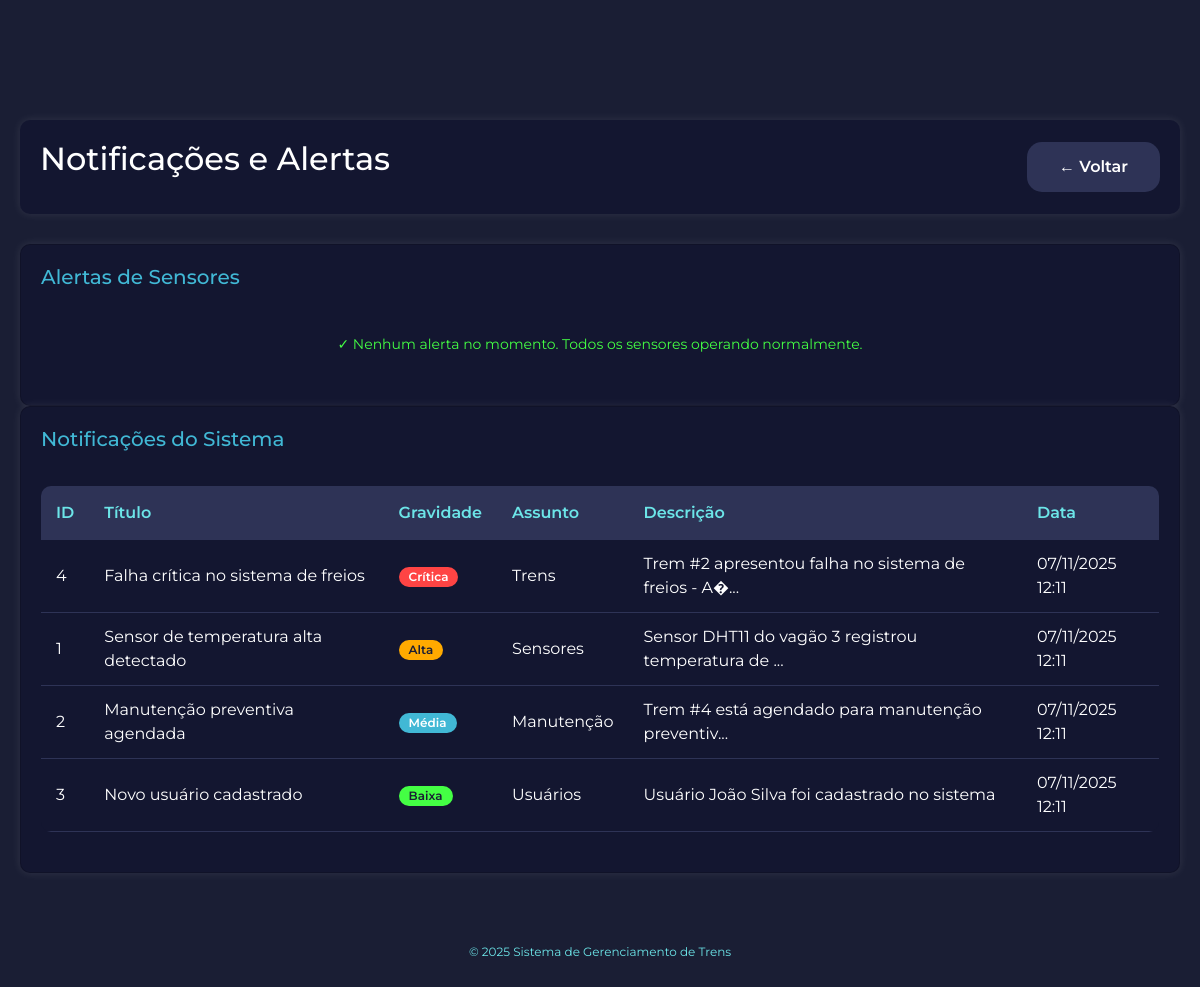
The page /notificacoes/listar.php (signed in) on the database its author committed.
### tables this page shows
CREATE TABLE notificacoes (
    id_notificacao INT NOT NULL AUTO_INCREMENT PRIMARY KEY,
    titulo_notificacao VARCHAR(200) NOT NULL,
    gravidade ENUM('critica', 'alta', 'media', 'baixa') NOT NULL DEFAULT 'media',
    descricao_notificacao TEXT NOT NULL,
    assunto ENUM('trens', 'sensores', 'manutencao', 'rotas', 'usuarios') NOT NULL,
    lida TINYINT(1) DEFAULT 0,
    criado_em TIMESTAMP DEFAULT CURRENT_TIMESTAMP,
    
    INDEX idx_gravidade (gravidade),
    INDEX idx_assunto (assunto),
    INDEX idx_lida (lida),
    INDEX idx_criado (criado_em)
);

### config.php (called while the page is built, shortened)
<?php
function sanitizar($texto) {
    return htmlspecialchars($texto, ENT_QUOTES, 'UTF-8');
}
function formatarTimestamp($timestamp) {
    $dt = new DateTime($timestamp);
    return $dt->format('d/m/Y H:i');
}
?>

### notificacoes/listar.php (the view, shortened to what this page needs)
<?php
require_once '../config.php';
try {
    $sqlAlertas = "SELECT 'Temperatura Alta' as tipo_alerta,
                   CONCAT('Sensor #', id_sensor, ' - ', temperatura, '°C') as mensagem,
                   timestamp_leitura as data_alerta
                   FROM sensores
                   WHERE tipo_sensor = 'umidade_temperatura'
                   AND temperatura > 40
                   ORDER BY timestamp_leitura DESC
                   LIMIT 5";
    $stmtAlertas = $pdo->query($sqlAlertas);
    $alertasSensores = $stmtAlertas->fetchAll();
    $sqlUmidade = "SELECT 'Umidade Baixa' as tipo_alerta,
                   CONCAT('Sensor #', id_sensor, ' - ', umidade, '%') as mensagem,
                   timestamp_leitura as data_alerta
                   FROM sensores
                   WHERE tipo_sensor = 'umidade_temperatura'
                   AND umidade < 30
                   ORDER BY timestamp_leitura DESC
                   LIMIT 5";
    $stmtUmidade = $pdo->query($sqlUmidade);
    $alertasUmidade = $stmtUmidade->fetchAll();
    $alertas = array_merge($alertasSensores, $alertasUmidade);
} catch(PDOException $e) {
    $alertas = [];
}
try {
    $sql = "SELECT * FROM notificacoes ORDER BY
            CASE gravidade
                WHEN 'critica' THEN 1
                WHEN 'alta' THEN 2
                WHEN 'media' THEN 3
                WHEN 'baixa' THEN 4
            END, criado_em DESC";
    $stmt = $pdo->query($sql);
    $notificacoes = $stmt->fetchAll();
} catch(PDOException $e) {
    $erro = "Erro ao buscar notificações.";
    $notificacoes = [];
}
?>
<!DOCTYPE html>
<html lang="pt-BR">
<head>
    <link href="https://cdn.jsdelivr.net/npm/bootstrap@5.3.8/dist/css/bootstrap.min.css" rel="stylesheet">
    <link rel="stylesheet" href="../css/estilo.css">
</head>
<body>
    <div class="container" style="padding-top: 120px;">
        <div class="header-dashboard">
            <h1>Notificações e Alertas</h1>
            <div style="display: flex; gap: 10px;">
                <a href="../dashboard.php" class="botao botao-secundario">← Voltar</a>
            </div>
        </div>
        <div class="card">
            <h2>Alertas de Sensores</h2>
            <?php if (empty($alertas)): ?>
                <p style="text-align: center; color: #44ff44; padding: 20px;">
                    ✓ Nenhum alerta no momento. Todos os sensores operando normalmente.
                </p>
            <?php endif; ?>
        </div>
        <div class="card">
            <h2>Notificações do Sistema</h2>
            <?php if (empty($notificacoes)): ?>
                <p style="text-align: center; color: #6ce5e8; padding: 20px;">
                    Nenhuma notificação cadastrada.
                </p>
            <?php else: ?>
                <div class="tabela-container">
                    <table class="tabela">
                        <thead>
                            <tr>
                                <th>ID</th>
                                <th>Título</th>
                                <th>Gravidade</th>
                                <th>Assunto</th>
                                <th>Descrição</th>
                                <th>Data</th>
                            </tr>
                        </thead>
                        <tbody>
                            <?php foreach($notificacoes as $notif): ?>
                            <tr>
                                <td><?= $notif['id_notificacao'] ?></td>
                                <td><?= sanitizar($notif['titulo_notificacao']) ?></td>
                                <td>
                                    <?php
                                    $badges = [
                                        'critica' => 'badge-cancelada',
                                        'alta' => 'badge-pendente',
                                        'media' => 'badge-andamento',
                                        'baixa' => 'badge-concluida'
                                    ];
                                    $nomes = [
                                        'critica' => 'Crítica',
                                        'alta' => 'Alta',
                                        'media' => 'Média',
                                        'baixa' => 'Baixa'
                                    ];
                                    $classe = $badges[$notif['gravidade']] ?? '';
                                    ?>
                                    <span class="badge <?= $classe ?>">
                                        <?= $nomes[$notif['gravidade']] ?>
                                    </span>
                                </td>
                                <td>
                                    <?php
                                    $assuntos = [
                                        'trens' => 'Trens',
                                        'sensores' => 'Sensores',
                                        'manutencao' => 'Manutenção',
                                        'rotas' => 'Rotas',
                                        'usuarios' => 'Usuários'
                                    ];
                                    echo $assuntos[$notif['assunto']] ?? ucfirst($notif['assunto']);
                                    ?>
                                </td>
                                <td><?= sanitizar(substr($notif['descricao_notificacao'], 0, 50)) ?><?= strlen($notif['descricao_notificacao']) > 50 ? '...' : '' ?></td>
                                <td><?= formatarTimestamp($notif['criado_em']) ?></td>
                            </tr>
                            <?php endforeach; ?>
                        </tbody>
                    </table>
                </div>
            <?php endif; ?>
        </div>
        <div class="rodape">
            <p>© 2025 Sistema de Gerenciamento de Trens</p>
        </div>
    </div>
</body>
</html>

### css/estilo.css (style rules this page uses)
* { margin: 0; padding: 0; box-sizing: border-box; font-family: "Montserrat", sans-serif; }
body { background-color: #1a1e34; color: white; min-height: 100vh; }
.container { max-width: 1200px; margin: 0 auto; padding: 20px; }
h1 { color: white; font-size: 2rem; margin-bottom: 1rem; }
h2 { color: #41b8d5; font-size: 1.5rem; margin-bottom: 1rem; }
.botao { padding: 0.8rem 2rem; border: none; border-radius: 15px; cursor: pointer; font-size: 16px; font-weight: 600; transition: all 0.3s; text-decoration: none; display: inline-block; }
.botao-secundario { background-color: #2e3356; color: white; }
.header-dashboard { background-color: #131630; border-radius: 10px; padding: 20px; margin-bottom: 30px; display: flex; justify-content: space-between; align-items: center; box-shadow: 0px 0px 10px rgba(255, 255, 255, 0.1); flex-wrap: wrap; gap: 15px; }
.card { background-color: #131630; border-radius: 10px; padding: 20px; box-shadow: 0px 0px 10px rgba(255, 255, 255, 0.1); }
.card h2 { color: #41b8d5; margin-bottom: 15px; font-size: 20px; }
.card p { color: white; margin: 10px 0; font-size: 14px; }
.tabela-container { overflow-x: auto; margin: 20px 0; }
.tabela { width: 100%; border-collapse: collapse; background-color: #131630; border-radius: 10px; overflow: hidden; }
.tabela thead { background-color: #2e3356; }
.tabela th { padding: 15px; text-align: left; color: #6ce5e8; font-weight: 600; }
.tabela td { padding: 12px 15px; border-bottom: 1px solid #2e3356; color: white; }
.badge { display: inline-block; padding: 4px 10px; border-radius: 12px; font-size: 12px; font-weight: 600; }
.badge-pendente { background-color: #ffaa00; color: #1a1e34; }
.badge-andamento { background-color: #41b8d5; color: white; }
.badge-concluida { background-color: #44ff44; color: #1a1e34; }
.badge-cancelada { background-color: #ff4444; color: white; }
.rodape { text-align: center; margin-top: 50px; padding: 20px; color: #6ce5e8; font-size: 12px; }

### rows shown on the page
notificacoes: id_notificacao "4", titulo_notificacao "Falha crítica no sistema de freios", gravidade "Crítica", assunto "Trens", descricao_notificacao "Trem #2 apresentou falha no sistema de freios - A�", criado_em "07/11/2025 12:11"
notificacoes: id_notificacao "1", titulo_notificacao "Sensor de temperatura alta detectado", gravidade "Alta", assunto "Sensores", descricao_notificacao "Sensor DHT11 do vagão 3 registrou temperatura de", criado_em "07/11/2025 12:11"
notificacoes: id_notificacao "2", titulo_notificacao "Manutenção preventiva agendada", gravidade "Média", assunto "Manutenção", descricao_notificacao "Trem #4 está agendado para manutenção preventiv", criado_em "07/11/2025 12:11"
notificacoes: id_notificacao "3", titulo_notificacao "Novo usuário cadastrado", gravidade "Baixa", assunto "Usuários", descricao_notificacao "Usuário João Silva foi cadastrado no sistema", criado_em "07/11/2025 12:11"
